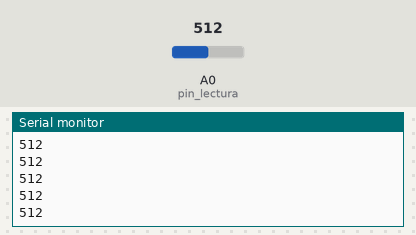
This sketch was run on a simulated Arduino Uno, built with avr-gcc and run on an emulated ATmega328P. On the bench: the last lines printed to the serial monitor. The test bench sets the inputs (shaded band); at power-on: A0 (pin_lectura) = 512.

Above: at 1.2 s.
1.3 s: A0 (pin_lectura) set to 716
At 1.31 s:
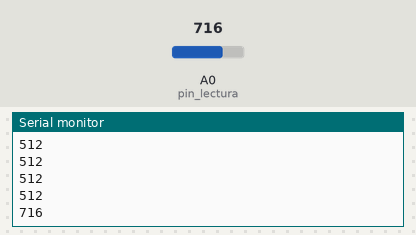
2.8 s: A0 (pin_lectura) set to 900
At 2.81 s:
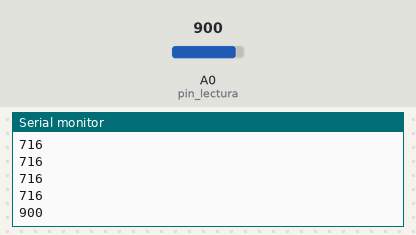
Timing chart, 0 to 5.8 s (numbered marks = the images above; inputs shaded):
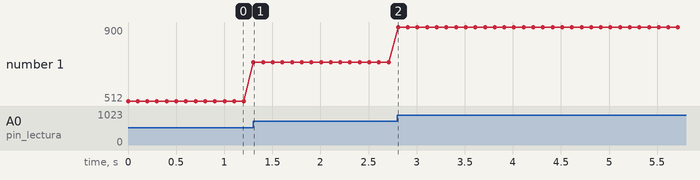

The sketch:

Anexo13_CodigoFSR400.ino
```cpp
// Natalia Betancur Herrera
// Sensor de Fuerza resistiva
// 27 junio 2023


// Inicializacion de variables
int pin_lectura = A0;
int valor;
int voltaje;

void setup() {
  Serial.begin(9600);
}

void loop() {

  // Lectura canal analogico
  valor = analogRead(pin_lectura);

  Serial.println(valor);


  delay(100);
}
```

Measured:
- after the input at 1.3 s, the serial monitor: prints a new line at once (image 1)
- after the input at 2.8 s, the serial monitor: prints a new line at once (image 2)
- plotted number 1: 512 → 716 after the input at 1.3 s, 716 → 900 after the input at 2.8 s
